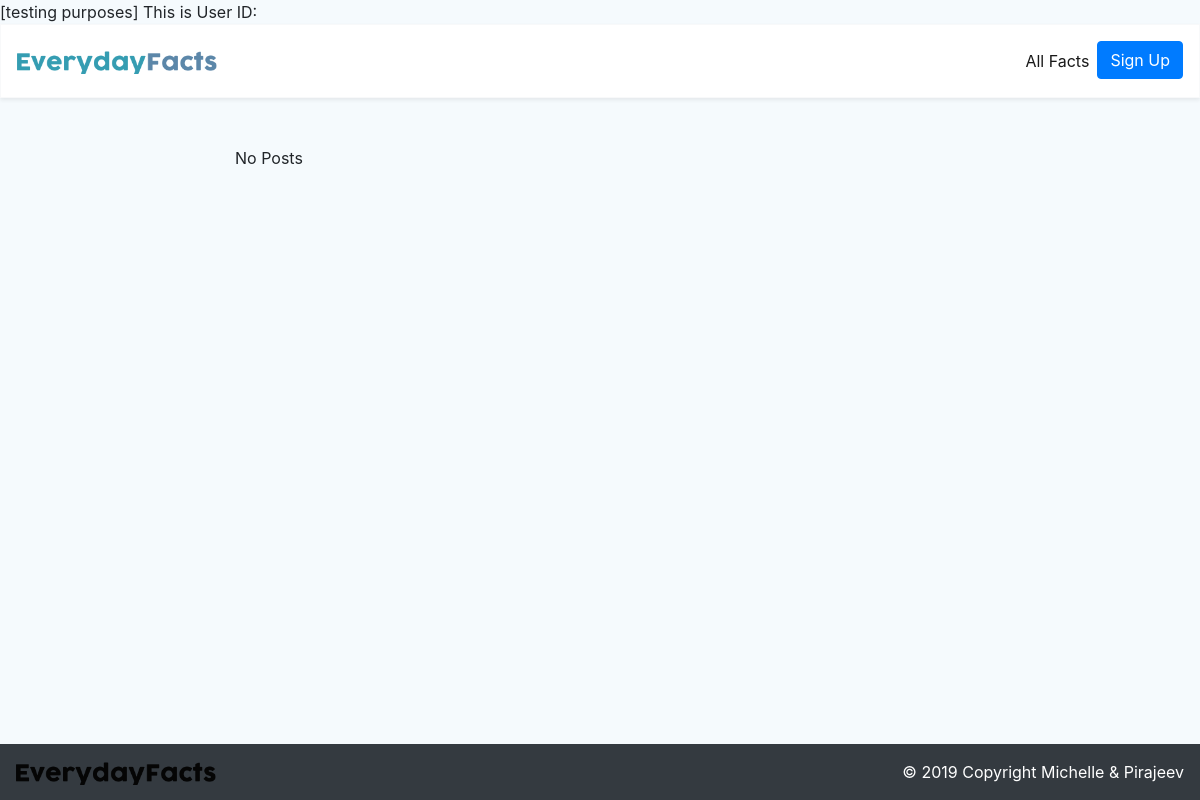
Before: / with the older database file.
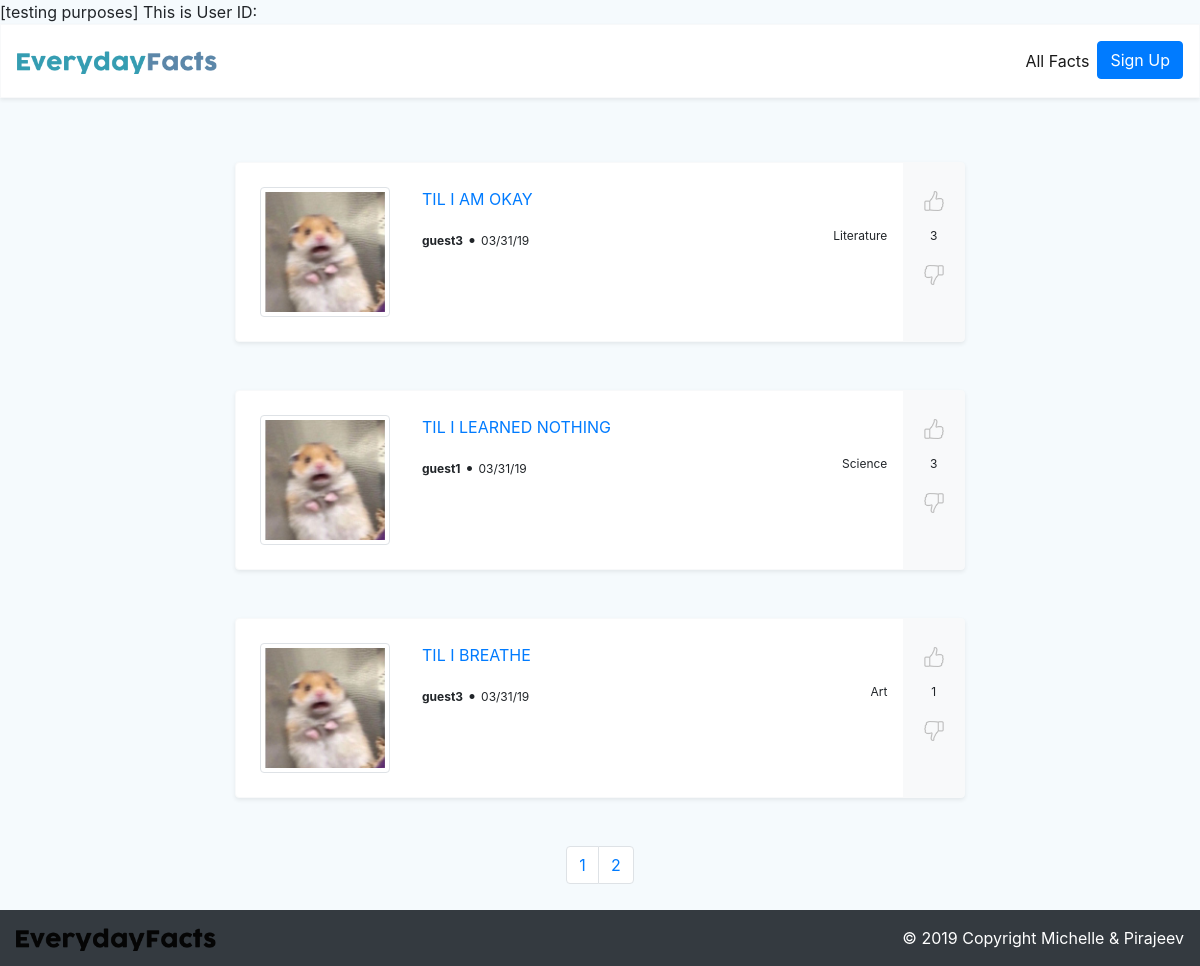
After: the same page with the newer database file.
### tables this page shows
CREATE TABLE `Post`(
    `PostID` INTEGER NOT NULL AUTO_INCREMENT,
    `UserID` INTEGER,
    `Title` VARCHAR(100),
    `PostDate` TIMESTAMP NOT NULL DEFAULT CURRENT_TIMESTAMP,
    `CategoryID`INTEGER,
    PRIMARY KEY(`PostID`),
    FOREIGN KEY (`UserID`) REFERENCES Users(`UserID`),
    FOREIGN KEY (`CategoryID`) REFERENCES Category(`CategoryID`)
);

CREATE TABLE `Users`(
    `UserID` INTEGER NOT NULL AUTO_INCREMENT,
    `UserName` VARCHAR(50) UNIQUE,
    `Password` VARCHAR(50),
    `UserDate` TIMESTAMP NOT NULL DEFAULT CURRENT_TIMESTAMP,
     INDEX (`UserID`),
    PRIMARY KEY(`UserID`)
);

CREATE TABLE `Category`(
    `CategoryID` INTEGER NOT NULL AUTO_INCREMENT,
    `Type` VARCHAR(50),
    PRIMARY KEY(`CategoryID`)
);

### index.php (the view, shortened to what this page needs)
<?php
include 'include/header.php';
include 'functions.php';
$results_per_page = 3;
$db = getDB();
if (isset($_GET["page"])) { $page  = $_GET["page"]; } else { $page=1; };
$start_from = ($page-1) * $results_per_page;
$statement = "SELECT u.UserID, p.PostID, u.UserName, p.PostID, p.Title, DATE_FORMAT(p.PostDate, '%m/%d/%y') AS 'P', c.Type, SUM(r.Number) as 'RANK'
FROM Rank r
INNER JOIN Post p INNER JOIN Users u
INNER JOIN Category c ON u.UserID = p.UserID
AND p.CategoryID = c.CategoryID AND p.PostID = r.PostID
GROUP BY p.PostID ORDER BY RANK DESC LIMIT $start_from , $results_per_page";
$statement = mysqli_prepare($db, $statement);
mysqli_stmt_execute($statement);
$result = mysqli_stmt_get_result($statement);
?>
<html>
    <body class = "mb-3">
        <div class="container">
            <div class = "row">
                <div class = "col">
                </div>
                <div class = "col-md-8">
                <?php
                        if (mysqli_num_rows($result) > 0) {
                            while($row = mysqli_fetch_array($result)) {
                        ?>
                    <div class="card mt-3 bg-white border border-light shadow-sm mb-5">
                        <div class="row no-gutters">
                            <div class="col-auto p-4">
                                <img width="130" src="./images/hamster.jpg" class="img-fluid img-thumbnail" alt="">
                            </div>
                            <div class="col">
                                <div class="card-block mt-4 px-2">
                                    <a href="post.php?id=<?php echo $row["PostID"];?>"
                                    class="card-link">
                                    <?php echo $row["Title"]?>
                                    </a>
                                </div>
                                <div class="card-block mr-2 mt-2 px-2 mb-3">
                                    <div class = "mt-3">
                                        <b><p class="card-text d-inline"><?php echo $row["UserName"];?></p></b> •
                                        <p class="card-text d-inline"><?php echo $row["P"];?></p>
                                        <p class="card-text float-right"><?php echo $row["Type"];?></p>
                                    </div>
                                </div>
                            </div>
                            <div class = "col-md-1 text-center bg-light">
                                <div class = "mt-4">
                                    <?php
                                        $data = array(
                                            'id' => $row["PostID"],
                                            'vote' => "1",
                                            'user' => $row["UserID"],
                                        );
                                    ?>
                                    <a href = "updownVote.php?<?php echo http_build_query($data,'', '&');?>">
                                        <img width="20" src="./images/thumb-up.png" class="img-fluid" alt="">
                                    </a>
                                    <p class = "mt-3"><?php echo $row["RANK"]?></p>
                                    <?php
                                        $data2 = array(
                                            'id' => $row["PostID"],
                                            'vote' => "0",
                                            'user' => $row["UserID"],
                                        );
                                    ?>
                                    <a href = "updownVote.php?<?php echo http_build_query($data2,'', '&');?>">
                                        <img width="20" src="./images/thumb-down.png" class="img-fluid" alt="">
                                    </a>
                                </div>
                            </div>
                        </div>
                    </div>
                     <?php
                            }
                        } else {
                            echo ("No Posts");
                        }
                        ?>
                </div>
                <div class = "col">
                </div>
            </div>
            <div class = "row">
                <div class = "col" >
                </div>
                <div class = "col-md-8">
                        <nav aria-label="Page navigation example">
                        <ul class="pagination justify-content-center">
                            <?php
                                $statement = "SELECT COUNT(p.PostID) AS total FROM Post p";
                                $statement = mysqli_prepare($db, $statement);
                                 mysqli_stmt_execute($statement);
                                 $results = mysqli_stmt_get_result($statement);
                                 if (mysqli_num_rows($results) > 0) {
                                      while($row = mysqli_fetch_array($results)) {
                                         $total_pages = ceil($row["total"] / $results_per_page);
                                          for ($i=1; $i<=$total_pages; $i++) {
                            ?>
                                <li class="page-item">
                                    <a class="page-link" href="index.php?page=<?php echo $i; ?>">
                                        <?php echo $i; ?>
                                    </a>
                                </li>
                            <?php
                                        };
                                    }
                                }
                            ?>
                            </ul>
                            </nav>
                </div>
                <div class = "col" >
                </div>
            </div>
            </div>
        </body>
       <div class = "footer bg-dark">
            <footer class="navbar navbar-expand-lg navbar-light bg-dark justify-content-between">
                <a href = "#" class="navbar-brand">
                    <img width="200" class = "img-fluid" src="./images/Logo-black.png">
                </a>
                <div class="text-white nav navbar-nav ml-auto">
                    © 2019 Copyright Michelle & Pirajeev
                </div>
            </footer>
        </div>
</html>

### include/header.php (shortened to what this page needs)
<!DOCTYPE html>
<html lang = "en">
    <head>
        <link rel="stylesheet" href="https://stackpath.bootstrapcdn.com/bootstrap/4.3.1/css/bootstrap.min.css">
        <link href="https://cdn.quilljs.com/1.3.6/quill.snow.css" rel="stylesheet">
        <link href="./css/style2.css" type="text/css" rel="stylesheet">
    </head>
    <nav class = "navbar navbar-expand-lg navbar-light justify-content-between bg-white border border-light shadow-sm p-3 mb-5">
        <a href = "index.php" class="navbar-brand">
            <img width="200" class = "img-fluid" src="./images/Logo.png">
        </a>
    <div class = "collapse navbar-collapse" id="navbarSupportedContent">
            <ul class="nav navbar-nav ml-auto">
                <li class="nav-item">
                    <a class="nav-link active" href="index.php">All Facts</a>
                </li>
                <?php
                    if ( isset( $_SESSION['userID'])) {
                ?>
                    <li class="nav-item">
                        <a class="nav-link" href="dashboard.php">My Facts</a>
                    </li>
                    <li class="nav-item">
                        <a class="nav-link disabled" href="#!">Post</a>
                    </li>
                    <li class="nav-item">
                        <a class="btn btn-primary" href="./logout.php">Log Out</a>
                    </li>
                <?php
                    } else {
                ?>
                    <li class="nav-item">
                        <a class="btn btn-primary" href="signup.php">Sign Up</a>
                    </li>
                <?php
                }
                ?>
            </ul>
        </div>
    </nav>
</html>

### css/style2.css (style rules this page uses)
body { background-color: #f5fafd; padding-bottom: 50px; }
.footer { position: fixed; left: 0; bottom: 0; width: 100%; color: white; text-align: center; }
p { font-size: 12px; }

Changed rows visible on the page:
added post: Title "TIL I AM OKAY", UserID.UserName "guest3", P "03/31/19", CategoryID.Type "Literature", RANK "3"
added post: Title "TIL I LEARNED NOTHING", UserID.UserName "guest1", P "03/31/19", CategoryID.Type "Science", RANK "3"
added post: Title "TIL I BREATHE", UserID.UserName "guest3", P "03/31/19", CategoryID.Type "Art", RANK "1"
Other visible differences:
new list line: "1 2"
text no longer shown: "No Posts"
